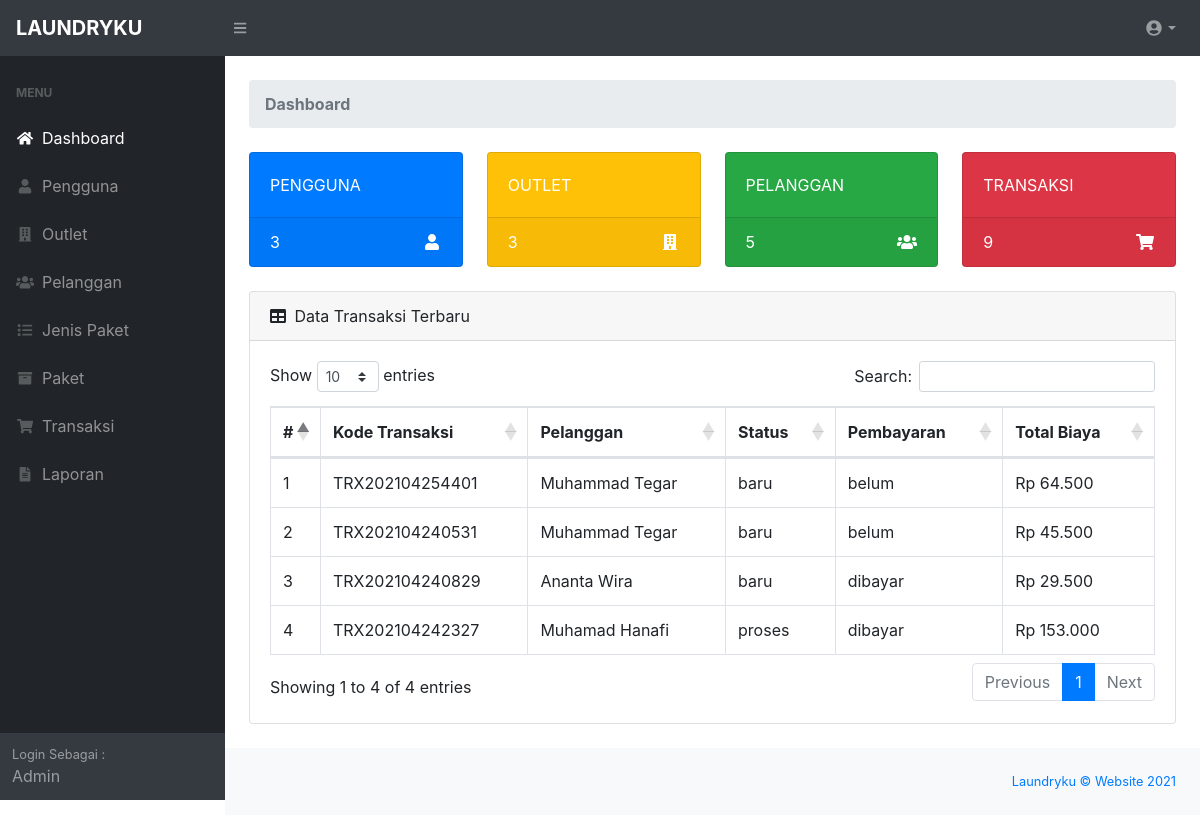
The page /admin (signed in) on the database its author committed.
### tables this page shows
CREATE TABLE `tb_transaksi` (
  `id_transaksi` int(11) NOT NULL,
  `id_outlet` int(11) NOT NULL,
  `kode_transaksi` varchar(100) NOT NULL,
  `id_member` int(11) NOT NULL,
  `tgl_transaksi` datetime NOT NULL,
  `batas_waktu` datetime NOT NULL,
  `tgl_bayar` datetime NOT NULL,
  `biaya_tambahan` int(225) NOT NULL,
  `diskon` double NOT NULL,
  `pajak` int(11) NOT NULL,
  `status` enum('baru','proses','selesai','diambil') NOT NULL,
  `status_bayar` enum('dibayar','belum') NOT NULL,
  `id_user` int(11) NOT NULL
);

CREATE TABLE `tb_member` (
  `id_member` int(11) NOT NULL,
  `nama_member` varchar(100) NOT NULL,
  `alamat_member` text NOT NULL,
  `jenis_kelamin` enum('L','P') NOT NULL,
  `telp_member` varchar(15) NOT NULL,
  `no_ktp` varchar(30) NOT NULL
);

CREATE TABLE `tb_detail_transaksi` (
  `id_detail_transaksi` int(11) NOT NULL,
  `id_transaksi` int(11) NOT NULL,
  `id_paket` int(11) NOT NULL,
  `qty` double NOT NULL,
  `total_harga` int(35) NOT NULL,
  `total_bayar` int(35) NOT NULL
);

### admin/functions.php (called while the page is built, shortened)
<?php
function ambildata($conn,$query){
    $data = mysqli_query($conn,$query);
    if (mysqli_num_rows($data) > 0) {
        while($row = mysqli_fetch_assoc($data)){
        $hasil[] = $row;
    }
    return $hasil;
    }
}
function ambilsatubaris($conn,$query){
    $db = mysqli_query($conn,$query);
    return mysqli_fetch_assoc($db);
}
function rupiah($angka){
	$hasil_rupiah = "Rp " . number_format($angka,0,',','.');
	return $hasil_rupiah;
}
?>

### admin/index.php (the view, shortened to what this page needs)
<?php
$title = 'Dashboard';
require 'functions.php';
require 'layout_header.php';
$jPengguna  = ambilsatubaris($conn,'SELECT COUNT(id_user) as jumlahpengguna FROM tb_user');
$jTransaksi = ambilsatubaris($conn,'SELECT COUNT(id_transaksi) as jumlahtransaksi FROM tb_transaksi');
$jPelanggan = ambilsatubaris($conn,'SELECT COUNT(id_member) as jumlahmember FROM tb_member');
$joutlet    = ambilsatubaris($conn,'SELECT COUNT(id_outlet) as jumlahoutlet FROM tb_outlet');
$query = "Call GetTransaksiTerbaru()";
$data = ambildata($conn,$query);
?>
<div id="layoutSidenav_content">
    <main>
        <div class="container-fluid">
            <ol class="breadcrumb mb-4">
                <li class="breadcrumb-item active"><b>Dashboard</b></li>
            </ol>
            <div class="row">
                <div class="col-xl-3 col-md-6">
                    <div class="card bg-primary text-white mb-4">
                        <div class="card-body"><a class="text-white" href="index_pengguna.php">PENGGUNA</a></div>
                        <div class="card-footer d-flex align-items-center justify-content-between">
                            <a class="large text-white"><?= $jPengguna['jumlahpengguna'] ?></a>
                            <div class="large text-white"><i class="fas fa-user fa-fw"></i></div>
                        </div>
                    </div>
                </div>
                <div class="col-xl-3 col-md-6">
                    <div class="card bg-warning text-white mb-4">
                        <div class="card-body"><a class="text-white" href="index_outlet.php">OUTLET</a></div>
                        <div class="card-footer d-flex align-items-center justify-content-between">
                            <a class="large text-white"><?= $joutlet['jumlahoutlet'] ?></a>
                            <div class="large text-white"><i class="fas fa-building fa-fw"></i>
                            </div>
                        </div>
                    </div>
                </div>
                <div class="col-xl-3 col-md-6">
                    <div class="card bg-success text-white mb-4">
                        <div class="card-body"><a class="text-white" href="index_pelanggan.php">PELANGGAN</a></div>
                        <div class="card-footer d-flex align-items-center justify-content-between">
                            <a class="large text-white"><?= $jPelanggan['jumlahmember'] ?></a>
                            <div class="large text-white"><i class="fas fa-users fa-fw"></i></div>
                        </div>
                    </div>
                </div>
                <div class="col-xl-3 col-md-6">
                    <div class="card bg-danger text-white mb-4">
                        <div class="card-body"><a class="text-white" href="index_transaksi.php">TRANSAKSI</a></div>
                        <div class="card-footer d-flex align-items-center justify-content-between">
                            <a class="large text-white"><?= $jTransaksi['jumlahtransaksi'] ?></a>
                            <div class="large text-white"><i class="fas fa-shopping-cart fa-fw"></i></div>
                        </div>
                    </div>
                </div>
            </div>
            <div class="card mb-4">
                <div class="card-header">
                    <i class="fas fa-table mr-1"></i>
                    Data Transaksi Terbaru
                </div>
                <div class="card-body">
                    <div class="table-responsive">
                        <table class="table table-bordered" id="dataTable" width="100%" cellspacing="0">
                            <thead>
                                <tr align="center">
                                    <th width="4%">#</th>
                                    <th>Kode Transaksi</th>
                                    <th>Pelanggan</th>
                                    <th>Status</th>
                                    <th>Pembayaran</th>
                                    <th>Total Biaya</th>
                                </tr>
                            </thead>
                            <tbody>
                                <?php error_reporting(0);
                                 $no=1; foreach($data as $transaksi): ?>
                                <tr>
                                    <td><?= $no++ ?></td>
                                    <td><?= $transaksi['kode_transaksi'] ?></td>
                                    <td><?= $transaksi['nama_member'] ?></td>
                                    <td><?= $transaksi['status'] ?></td>
                                    <td><?= $transaksi['status_bayar'] ?></td>
                                    <td><?= rupiah($transaksi['total_harga']) ?></td>
                                </tr>
                                <?php endforeach; ?>
                            </tbody>
                        </table>
                    </div>
                </div>
            </div>
        </div>
    </main>
    <?php
    require 'layout_footer.php';
    ?>

### admin/layout_header.php (shortened to what this page needs)
<!DOCTYPE html>
<html lang="en">
<head>
    <link href="../assets/main/dist/css/styles.css" rel="stylesheet" />
    <link href="https://cdn.datatables.net/1.10.20/css/dataTables.bootstrap4.min.css" rel="stylesheet"
 />
</head>
<body class="sb-nav-fixed">
    <nav class="sb-topnav navbar navbar-expand navbar-dark bg-dark">
        <a class="navbar-brand" href="index.php"><b>LAUNDRYKU</b></a>
        <button class="btn btn-link btn-sm order-1 order-lg-0" id="sidebarToggle" href="#"><i
                class="fas fa-bars"></i></button>
        <ul class="navbar-nav ml-auto ml-md-0">
            <li class="nav-item dropdown">
                <a class="nav-link dropdown-toggle" id="userDropdown" href="#" role="button" data-toggle="dropdown"
                    aria-haspopup="true" aria-expanded="false"><i class="fas fa-user-circle fa-fw"></i></a>
            </li>
        </ul>
    </nav>
    <div id="layoutSidenav">
        <div id="layoutSidenav_nav">
            <nav class="sb-sidenav accordion sb-sidenav-dark" id="sidenavAccordion">
                <div class="sb-sidenav-menu">
                    <div class="nav">
                        <div class="sb-sidenav-menu-heading">Menu</div>
                        <a class="nav-link <?php if($title=='Dashboard'){echo'active';} ?>" href="index.php">
                            <div class="sb-nav-link-icon">
                                <i class="fas fa-home fa-fw"></i>
                            </div>
                            Dashboard
                        </a>
                        <a class="nav-link <?php if($title=='Pengguna'){echo'active';} ?>" href="index_pengguna.php">
                            <div class="sb-nav-link-icon"><i class="fas fa-user fa-fw"></i></div>
                            Pengguna
                        </a>
                        <a class="nav-link <?php if($title=='Outlet'){echo'active';} ?>" href="index_outlet.php">
                            <div class="sb-nav-link-icon"><i class="fas fa-building fa-fw"></i></div>
                            Outlet
                        </a>
                        <a class="nav-link <?php if($title=='Pelanggan'){echo'active';} ?>" href="index_pelanggan.php">
                            <div class="sb-nav-link-icon"><i class="fas fa-users fa-fw"></i></div>
                            Pelanggan
                        </a>
                        <a class="nav-link <?php if($title=='Jenis Paket'){echo'active';} ?>"
                            href="index_jenis_paket.php">
                            <div class="sb-nav-link-icon"><i class="fas fa-list fa-fw"></i></div>
                            Jenis Paket
                        </a>
                        <a class="nav-link <?php if($title=='Paket'){echo'active';} ?>" href="index_paket.php">
                            <div class="sb-nav-link-icon"><i class="fas fa-archive fa-fw"></i></div>
                            Paket
                        </a>
                        <a class="nav-link <?php if($title=='Transaksi'){echo'active';} ?>" href="index_transaksi.php">
                            <div class="sb-nav-link-icon"><i class="fas fa-shopping-cart fa-fw"></i></div>
                            Transaksi
                        </a>
                        <a class="nav-link <?php if($title=='Laporan'){echo'active';} ?>" href="index_laporan.php">
                            <div class="sb-nav-link-icon"><i class="fas fa-file-alt fa-fw"></i></div>
                            Laporan
                        </a>
                    </div>
                </div>
                <div class="sb-sidenav-footer">
                    <div class="small">Login Sebagai :</div> Admin
                </div>
            </nav>
        </div>

### admin/layout_footer.php (shortened to what this page needs)
<footer class="py-4 bg-light mt-auto">
    <div class="container-fluid">
        <div class="d-flex align-items-center justify-content-between small">
            <div>
                <a href="#">Laundryku &copy; Website 2021</a>
            </div>
        </div>
    </div>
</footer>
</div>
</div>
<link href="https://cdnjs.cloudflare.com/ajax/libs/toastr.js/2.0.1/css/toastr.css" rel="stylesheet" />
</body>
</html>

### rows shown on the page
tb_transaksi: kode_transaksi "TRX202104254401", id_member.nama_member "Muhammad Tegar", status "baru", status_bayar "belum", tb_detail_transaksi.total_harga "Rp 64.500"
tb_transaksi: kode_transaksi "TRX202104240531", id_member.nama_member "Muhammad Tegar", status "baru", status_bayar "belum", tb_detail_transaksi.total_harga "Rp 45.500"
tb_transaksi: kode_transaksi "TRX202104240829", id_member.nama_member "Ananta Wira", status "baru", status_bayar "dibayar", tb_detail_transaksi.total_harga "Rp 29.500"
tb_transaksi: kode_transaksi "TRX202104242327", id_member.nama_member "Muhamad Hanafi", status "proses", status_bayar "dibayar", tb_detail_transaksi.total_harga "Rp 153.000"

### other values the page prints
$jPengguna['jumlahpengguna'] "3"
$joutlet['jumlahoutlet'] "3"
$jPelanggan['jumlahmember'] "5"
$jTransaksi['jumlahtransaksi'] "9"
